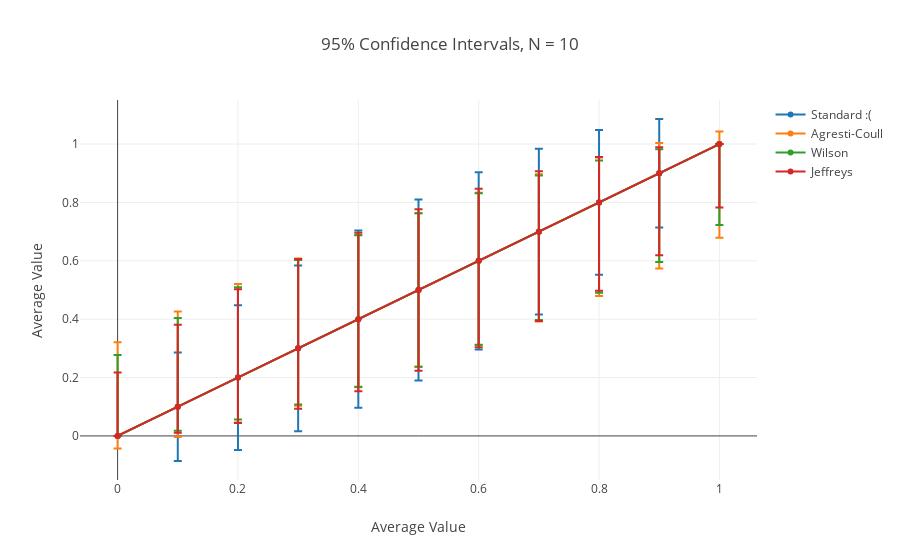
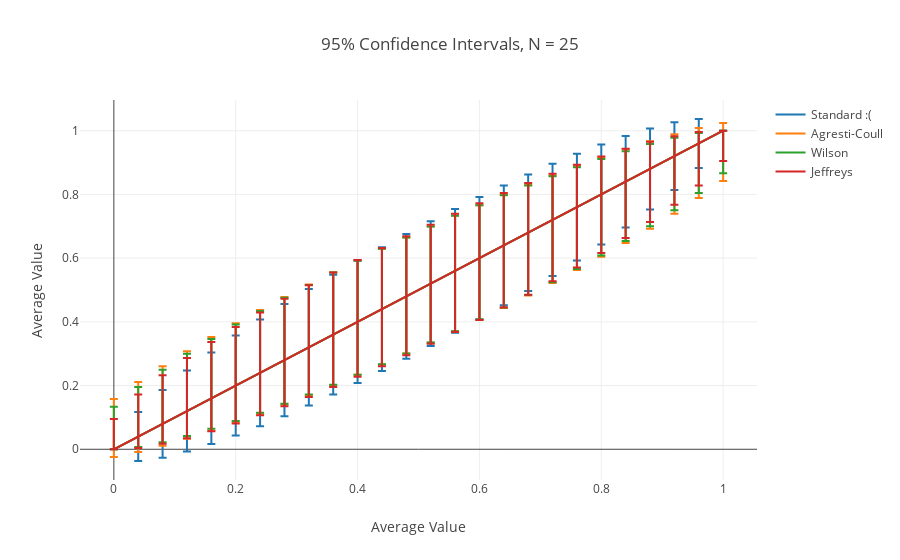
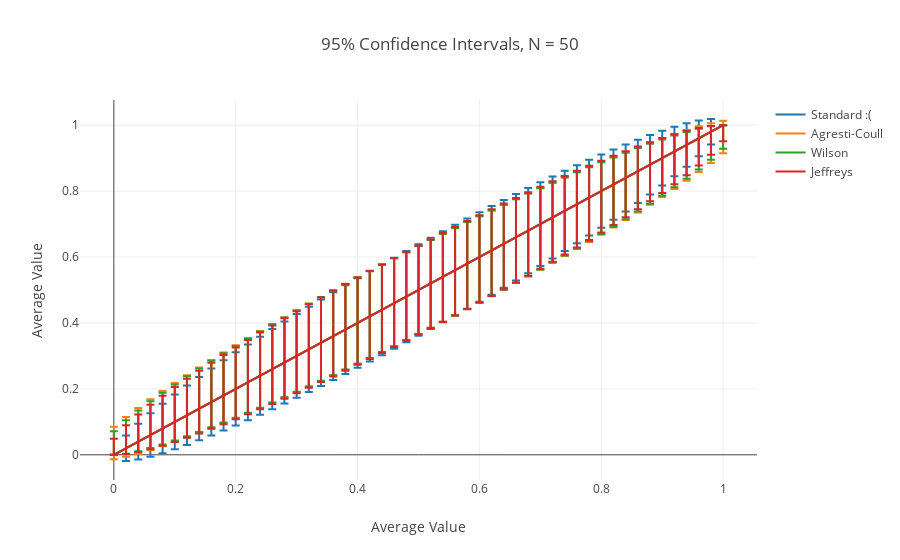
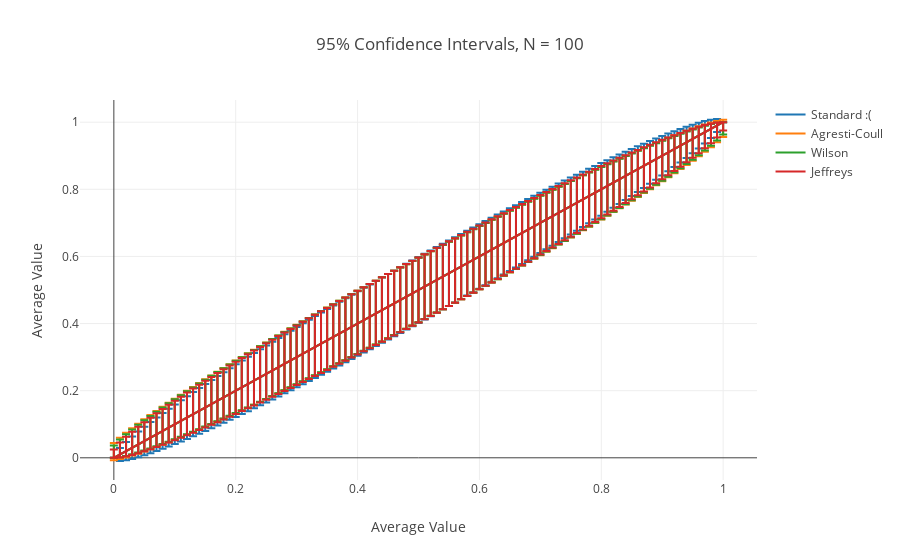

Source (notebook cell) for these figures, in order:
### Markdown cell above
### diff values of mean

### Code cell
for npts in [10,25,50,100,200]:
    xpts = np.linspace(0,1,npts+1)
    figure(figsize=(20,10))
    # standard = [np.sqrt(x*(1-x))/np.sqrt(50) for x in xpts]
    standardBounds = getErrBars(xpts, npts, 'normal')
    acBounds = getErrBars(xpts, npts, 'agresti_coull')
    wilsonBounds = getErrBars(xpts, npts, 'wilson')
    jeffreysBounds = getErrBars(xpts, npts, 'jeffreys')
    args = {'linestyle':'','marker':'o','markersize':3, 'capsize':5}
    data = [go.Scatter( x=xpts, y=xpts,
                error_y={'type':'data','symmetric':False,'array':standardBounds[0],
                'arrayminus':standardBounds[1]}, name='Standard :(')]
    data.append(go.Scatter( x=xpts, y=xpts,
                error_y={'type':'data','symmetric':False,'array':acBounds[1],
                'arrayminus':acBounds[0]}, name='Agresti-Coull'))
    data.append(go.Scatter( x=xpts, y=xpts,
                error_y={'type':'data','symmetric':False,'array':wilsonBounds[1],
                'arrayminus':wilsonBounds[0]}, name='Wilson'))
    data.append(go.Scatter( x=xpts, y=xpts,
                error_y={'type':'data','symmetric':False,'array':jeffreysBounds[1],
                'arrayminus':jeffreysBounds[0]}, name='Jeffreys'))
    layout = go.Layout(title='95% Confidence Intervals, N = ' + str(npts), xaxis={'title':'Average Value'},yaxis={'title':'Average Value'})
    fig = go.Figure(data=data, layout=layout)
    plt.iplot(fig);
